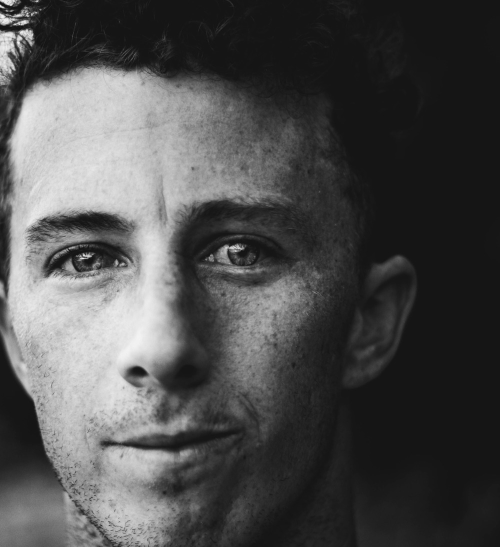
#> input picture demo/face1.jpg, 1000 x 1094 px, found by its file name (shown at 1/2 size); its folder holds 4 pictures in this run
$ python make_face_retakes.py
#> lines starting #> are read from the running program, lines starting #| are printed output that depends on the picture
"""Independent samples: 6 simulated handheld retakes for each extra CC0 face (demo/face{k}.jpg)."""
import random, numpy as np
from PIL import Image, ImageEnhance
for k in (1, 10, 21, 28):
    base = Image.open(f'demo/face{k}.jpg').convert('RGB'); W, H = base.size
#> further down, base is the input picture: PIL image 1000x1094 RGB; min 11, max 253, mean 77.5
#> after `W, H = base.size`: W = 1000; H = 1094
    for i in range(6):
        seed = 1000 * (k + 1) + i; r = random.Random(seed); s = 1 + r.uniform(0, .03)
        w, h = int(W / s), int(H / s); x = r.randint(0, W - w); y = r.randint(0, H - h)
        im = base.crop((x, y, x + w, y + h)).resize((W, H), Image.LANCZOS)
        im = ImageEnhance.Brightness(im).enhance(1 + r.uniform(-.03, .03))
        a = np.asarray(im).astype(np.float32) + np.random.RandomState(seed).normal(0, 1.5, (H, W, 3))
        Image.fromarray(np.clip(a, 0, 255).astype(np.uint8)).save(f'demo/f{k}_retake_{i}.jpg', quality=88)
#> this loop made 6 passes
#> pass 1, `im = base.crop((x, y, x + w, y + h)).resize((W, H), Image.LANCZOS)`:
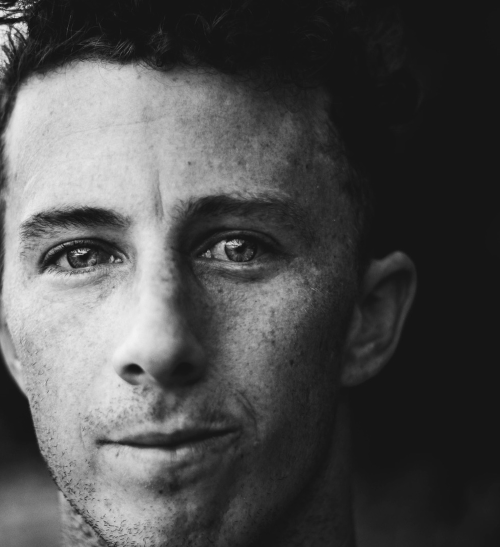
#> im: PIL image 1000x1094 RGB (shown at 1/2 size); min 13, max 253, mean 78.4
#> after the loop:
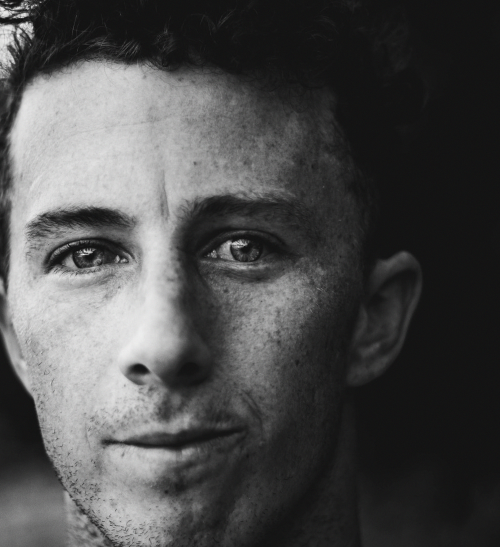
#> a: shape (1094, 1000, 3) float64 (shown at 1/2 size); mean R, G, B 77.1, 77.1, 77.1
#> pass 2 of the loop `for k in (1, 10, 21, 28):`:
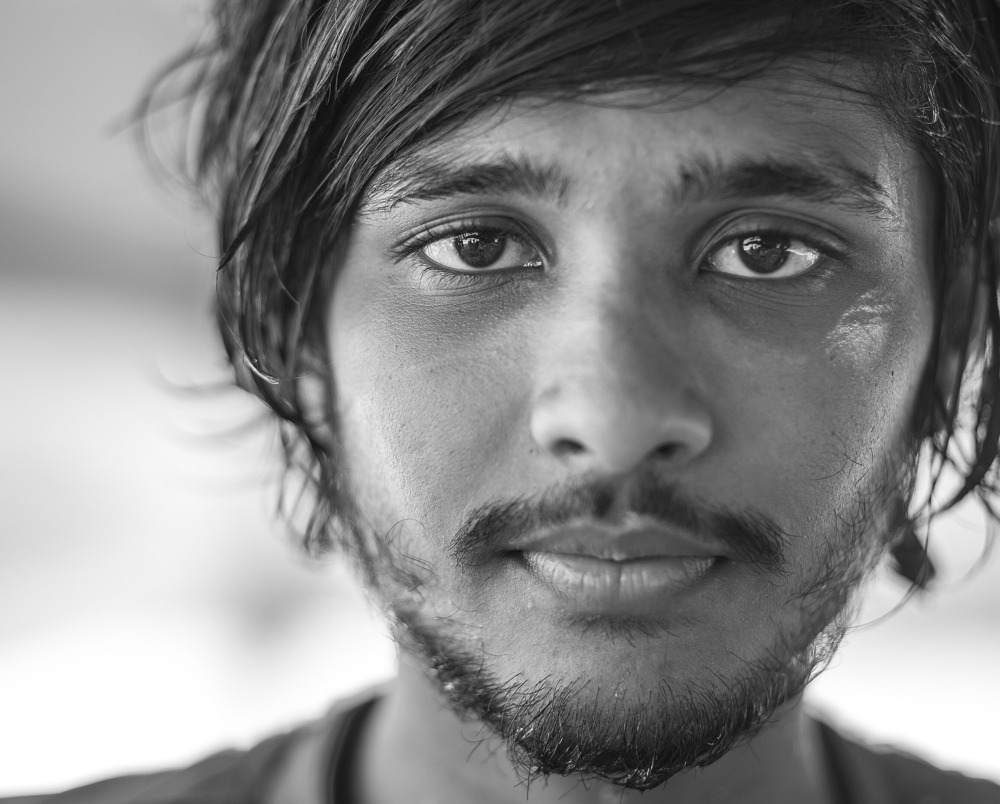
#> input picture demo/face10.jpg, 1000 x 804 px, found by its file name
#> base is the input picture: PIL image 1000x804 RGB; min 5, max 255, mean 135
#> after the loop `for i in range(6):`:
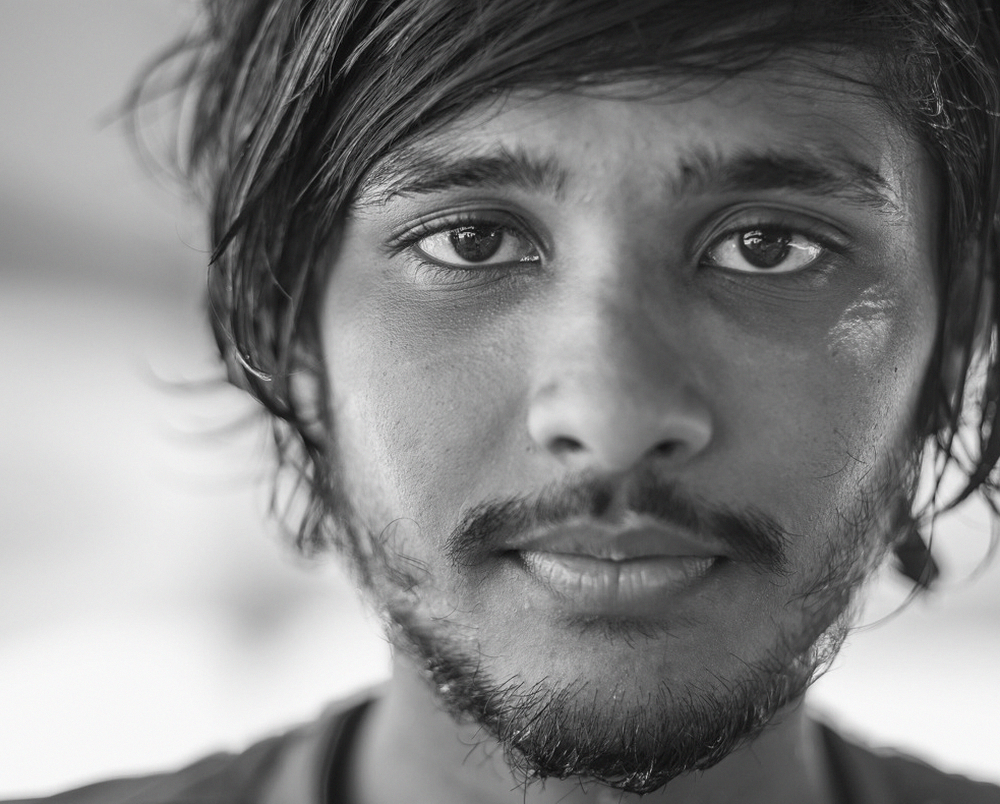
#> a: shape (804, 1000, 3) float64; mean R, G, B 131.2, 131.2, 131.2
#> pass 3 of the loop `for k in (1, 10, 21, 28):`:
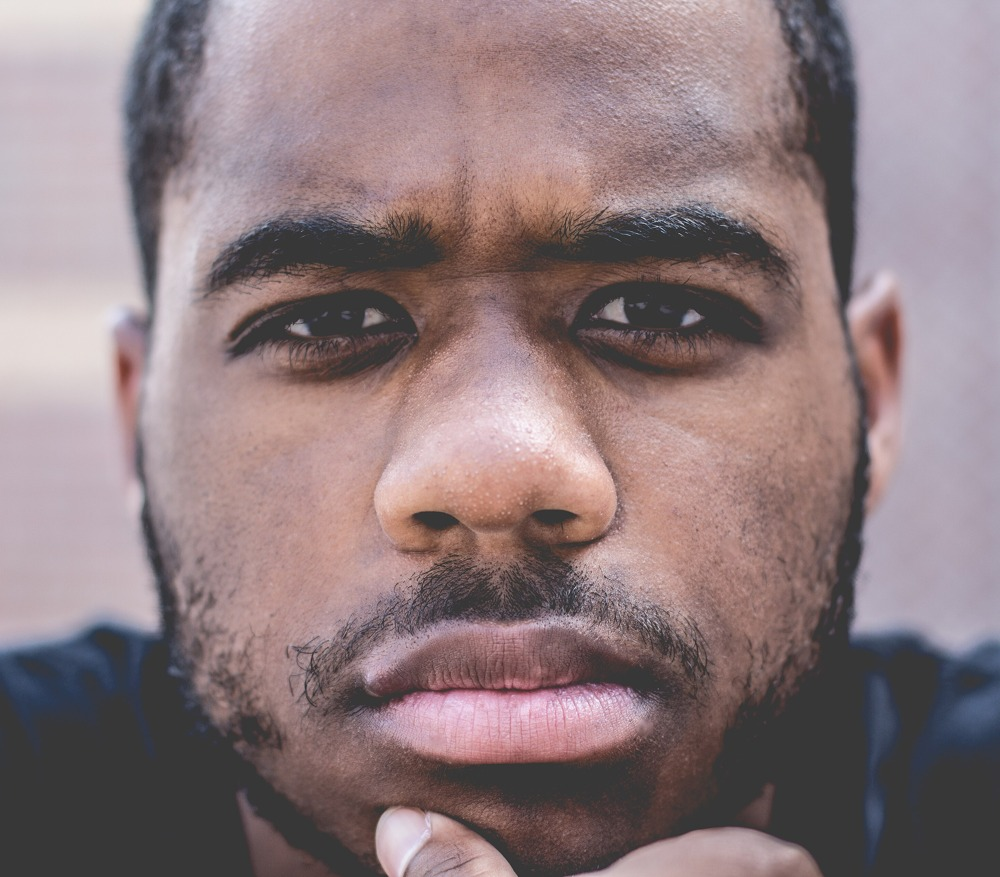
#> input picture demo/face21.jpg, 1000 x 877 px, found by its file name
#> base is the input picture: PIL image 1000x877 RGB; mean R, G, B 141.8, 122.8, 125.6
#> the loop `for i in range(6):` made 6 passes
#> pass 1, `im = base.crop((x, y, x + w, y + h)).resize((W, H), Image.LANCZOS)`:
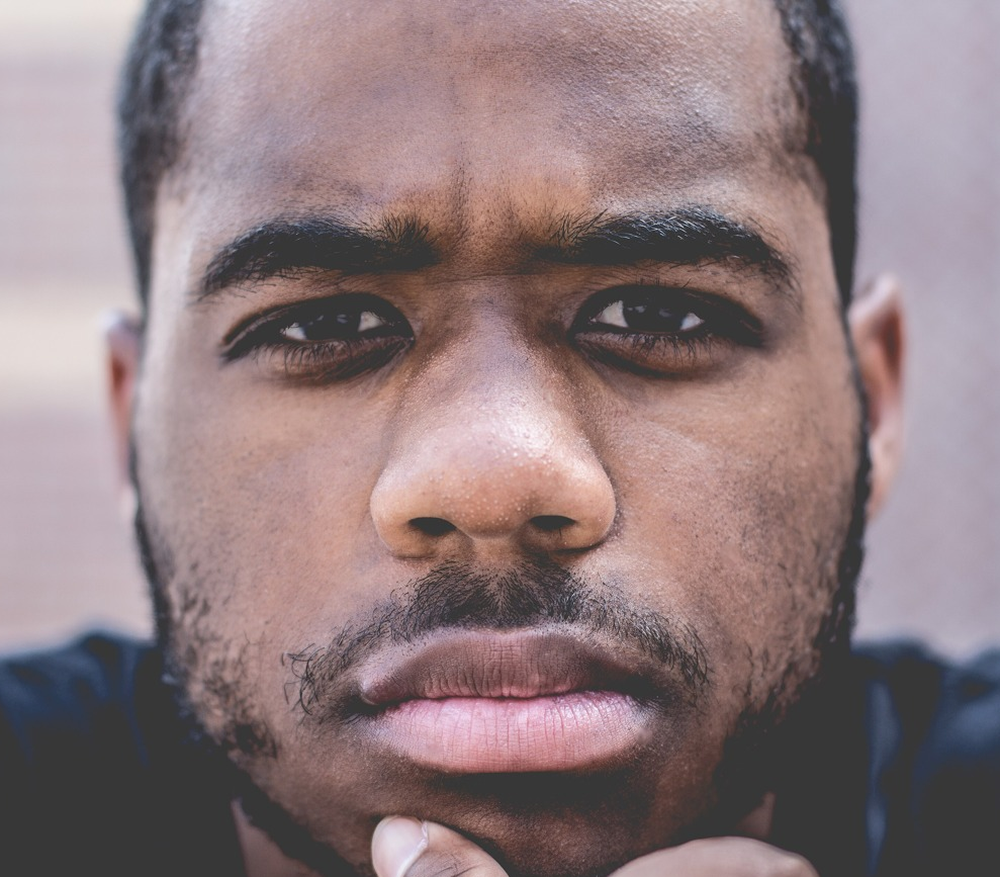
#> im: PIL image 1000x877 RGB; mean R, G, B 142.1, 122.8, 125.6
#> after the loop `for i in range(6):`:
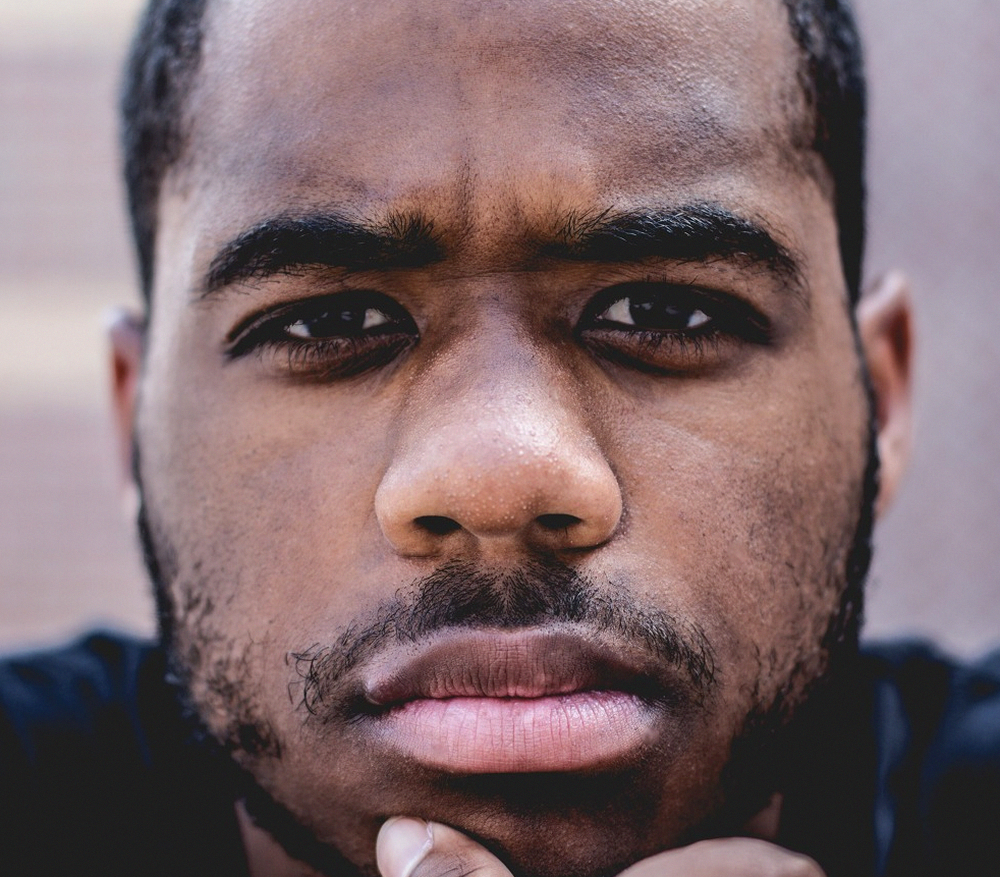
#> a: shape (877, 1000, 3) float64; mean R, G, B 142.6, 123, 125.7; drawn with min black and max white
#> the loop made 4 passes; the first 3 are shown
